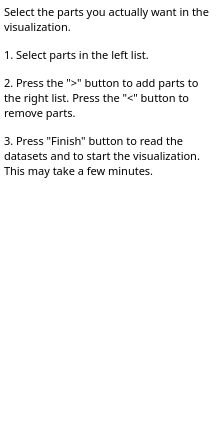
<ui version="4.0" >
 <class>CasesFilterHelpBase</class>
 <widget class="QWidget" name="CasesFilterHelpBase" >
  <property name="geometry" >
   <rect>
    <x>0</x>
    <y>0</y>
    <width>216</width>
    <height>424</height>
   </rect>
  </property>
  <property name="font" >
   <font>
    <family>Droid Sans</family>
    <pointsize>8</pointsize>
   </font>
  </property>
  <property name="windowTitle" >
   <string>Form4</string>
  </property>
  <layout class="QGridLayout" >
   <property name="margin" >
    <number>0</number>
   </property>
   <property name="spacing" >
    <number>0</number>
   </property>
   <item row="0" column="0" >
    <widget class="QTextBrowser" name="vrpTextBrowserInstruction" >
     <property name="minimumSize" >
      <size>
       <width>0</width>
       <height>0</height>
      </size>
     </property>
     <property name="toolTip" >
      <string/>
     </property>
     <property name="frameShape" >
      <enum>QFrame::NoFrame</enum>
     </property>
     <property name="lineWidth" >
      <number>1</number>
     </property>
     <property name="html" >
      <string>&lt;!DOCTYPE HTML PUBLIC "-//W3C//DTD HTML 4.0//EN" "http://www.w3.org/TR/REC-html40/strict.dtd">
&lt;html>&lt;head>&lt;meta name="qrichtext" content="1" />&lt;style type="text/css">
p, li { white-space: pre-wrap; }
&lt;/style>&lt;/head>&lt;body style=" font-family:'Droid Sans'; font-size:8pt; font-weight:400; font-style:normal;">
&lt;p style=" margin-top:0px; margin-bottom:0px; margin-left:0px; margin-right:0px; -qt-block-indent:0; text-indent:0px;">Select the parts you actually want in the visualization.&lt;/p>
&lt;p style=" margin-top:12px; margin-bottom:12px; margin-left:0px; margin-right:0px; -qt-block-indent:0; text-indent:0px;">1. Select parts in the left list. &lt;/p>
&lt;p style=" margin-top:12px; margin-bottom:12px; margin-left:0px; margin-right:0px; -qt-block-indent:0; text-indent:0px;">2. Press the "&amp;gt;" button to add parts to the right list. Press the "&amp;lt;" button to remove parts. &lt;/p>
&lt;p style=" margin-top:12px; margin-bottom:12px; margin-left:0px; margin-right:0px; -qt-block-indent:0; text-indent:0px;">3. Press "Finish" button to read the datasets and to start the visualization. This may take a few minutes. &lt;/p>&lt;/body>&lt;/html></string>
     </property>
     <property name="text" stdset="0" >
      <string/>
     </property>
    </widget>
   </item>
  </layout>
 </widget>
 <layoutdefault spacing="6" margin="11" />
 <pixmapfunction>qPixmapFromMimeSource</pixmapfunction>
 <resources/>
 <connections/>
</ui>
